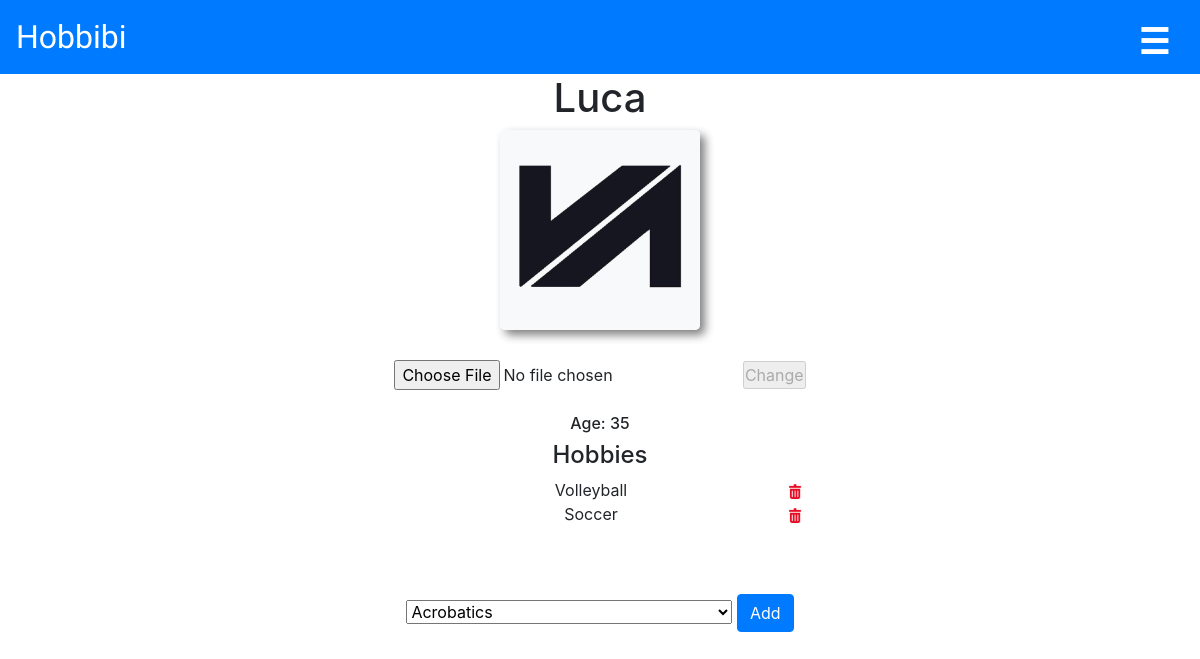
Page /profile/Luca (signed in) on the committed database.
### hobbibi/models.py (models this page shows, shortened)
class User(AbstractUser):
    pass
    country = models.CharField(max_length=64, default='G')
    city = models.CharField(max_length=64, default='Tbilisi')
    age = models.IntegerField(default=30)
    image = models.ImageField(upload_to='images/', blank=True)

class Hobbies(models.Model):
    user = models.ForeignKey(User, on_delete=models.CASCADE)
    hobbi = models.ForeignKey(Hobbi, on_delete=models.CASCADE)

class Hobbi(models.Model):
    name = models.CharField(max_length=64)
    def __str__(self):
        return f"{self.name}"

### hobbibi/views.py (the view)
# urls.py: path('profile/<str:user>', views.profile, name='profile'),
def profile(request, user):
    h = Hobbi.objects.all()
    owner = User.objects.get(username=user)
    hobbies = Hobbies.objects.select_related('user').filter(user=owner.id)
    sender = User.objects.get(id=request.user.id)
    messages = Message.objects.filter(sender__in=(
        sender, owner), recipient__in=(owner, sender)).order_by("timestamp")
    msg = Message.objects.filter(sender=owner, recipient=sender, read=False)
    for m in msg:
        m.read = True
        m.save()
    u = User.objects.get(id=request.user.id)
    us = Message.objects.filter(
        recipient=u, read=False).values("sender").distinct()
    new_msg = User.objects.filter(id__in=us)
    count = Message.objects.filter(recipient=sender, read=False).count()
    if request.method == "POST":
        image = request.FILES["image"]
        owner.image = image
        owner.save()
        return redirect('profile', user=user)
    c = Message.objects.filter(sender=u).values("recipient").distinct()
    contacts = User.objects.filter(id__in=c).order_by('username')
    for i in contacts:
        print(i.recipient)
    return render(request, "hobbibi/profile.html", {"hobbies": hobbies, 'owner': owner, "h": h, "messages": messages, "count": count, "new_msg": new_msg, "contacts": contacts})

### hobbibi/templates/hobbibi/profile.html (shortened to what this page needs)
{% extends "hobbibi/layout.html" %}
{% load static %}
{% block body %}
<div id="head">
<div class="pro">
    <h1>{{owner.username}}</h1>
    {% if owner.image %}
    <img id="profile" src="{{owner.image.url}}" alt="">
    {% endif %}
    {% if owner.username == request.user.username %}
    <form action="{% url 'profile' owner %}" method="POST" enctype="multipart/form-data">
        <input type="file" name="image" id="file" required>
        <input type="submit" value="Change" id="change">
        </form><br>
    {% endif %}
    <h6>Age: {{owner.age}}</h6>
    <h4>Hobbies</h4>
    <ul id="hobbies">
    {% for hobbi in hobbies %}
        <li>{{ hobbi.hobbi}}
            {% if owner.username == request.user.username %}
            <a href="" class='hobbi{{hobbi.id}}' id="h" data-hobbi="{{hobbi.id}}"><img id="icon" src="{% static 'hobbibi/icon-delete-16.png' %}" alt=""></a>
            {% endif %}
        </li>
    {% endfor %}
</ul>
{% if owner.username == request.user.username %}
    <form id="form">
        <select name="hobby" id="hobby" required>
            {% for hobbi in h %}
            <option value="{{hobbi.id}}">{{hobbi.name}}</option>
            {% endfor %}
        </select>
        <input type="submit" class="btn btn-primary" value="Add">
    </form>
{% endif %}
</div>
</div>
{% endblock %}

### hobbibi/static/hobbibi/style.css (style rules this page uses)
* { margin: 0; padding: 0; }
body { text-align: center; }
#head { display: flex; flex-wrap: wrap; text-align: center; justify-content: space-evenly; align-items: center; width: 100%; height: 100%; }
#h, #m { float: right; padding-right: 3px; }
form { margin-top: 15px; text-align: center; }
li { list-style-type: none; }
h1, h2 { text-align: center; }
#icon { height: auto; width: 15px; }
#profile { max-height: 200px; margin-bottom: 15px; box-shadow: 5px 5px 10px gray; border-radius: 5px; }
#hobby { margin-bottom: 2px; }
#hobbies { height: 100px; overflow: auto; overflow-x: hidden; }
.btn { margin-bottom: 2px; }

### rows in the picture
User: username "Luca", image (picture), age "35"
Hobbies: hobbi "Volleyball"
Hobbies: hobbi "Soccer"

### other values in the picture
form field hobby "Acrobatics"
